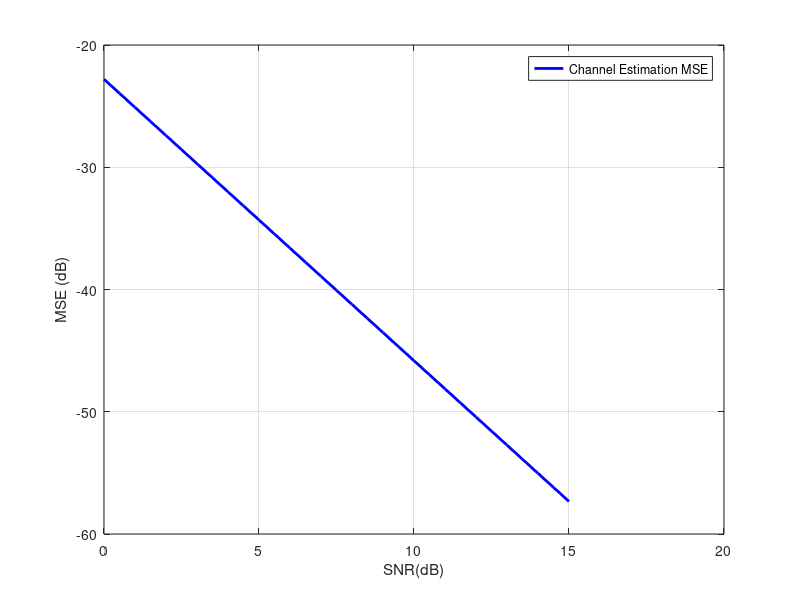
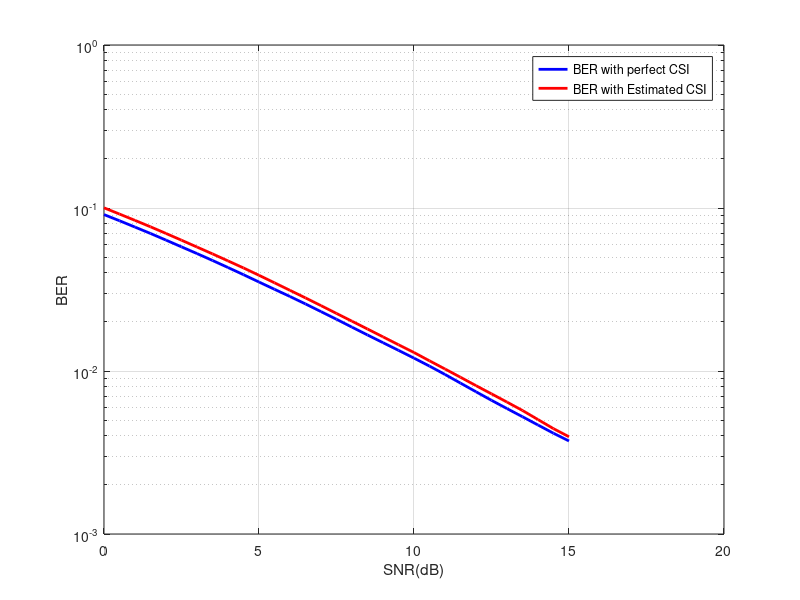

Write the MATLAB code that produced these figures, in order.
    %Refershing Terminal & Workspace
    clc
    clear

    nPilot = 10;
    nData = 1e3;
    blockLength = nPilot+nData;
    nBlocks = 2e3;
    SNRdb = 0:0.5:15;
    SNR = 10.^(SNRdb/10);

    No = 1;
    BER_pCSI = zeros(size(SNRdb));
    BER_imCSI = zeros(size(SNRdb));
    hEstErr = zeros(size(SNRdb));

    for blk = 1:nBlocks
        h = randn + 1j*randn;
        Bits = randi([0 1],1,blockLength);
        Sym = 2*Bits-1;
        pSym = Sym(1:nPilot).';
        pNorm = norm(pSym)^2;
        noise = (sqrt(No / 2)) * (randn(1, blockLength) + 1i * randn(1, blockLength));
        for K = 1: length(SNRdb)
            TxSym = Sym;
            RxSym = h * TxSym + sqrt(1/SNR(K))* noise;
            pObser = RxSym(1:nPilot).';
            hEst = (pSym/pNorm)'*pObser;
            hEstErr(K) = hEstErr(K) + abs(hEst - h)^2;
            EqSym_pCSI = RxSym(nPilot+1:end)/h;
            Decbits_pCSI = real(EqSym_pCSI)>0 ;
            BER_pCSI(K) = BER_pCSI(K) + sum(Bits(nPilot + 1:end) ~= Decbits_pCSI);
            EqSym_imCSI = RxSym(nPilot+1:end)/hEst;
            Decbits_imCSI = real(EqSym_imCSI)>0;
            BER_imCSI(K) = BER_imCSI(K) + sum(Bits(nPilot + 1:end) ~= Decbits_imCSI);
        end
    end
    hEstMSE = hEstErr/nBlocks;
    BER_pCSI = BER_pCSI/nData/nBlocks;
    BER_imCSI = BER_imCSI/nData/nBlocks;

    figure;
    plot(SNRdb,10*log(hEstMSE),'b','LineWidth',2.0)
    grid on
    legend('Channel Estimation MSE')
    xlabel('SNR(dB)')
    ylabel('MSE (dB)')

    figure;
    semilogy(SNRdb,BER_pCSI,'b','LineWidth',2.0)
    hold on
    semilogy(SNRdb,BER_imCSI,'r','LineWidth',2.0)
    grid on
    legend('BER with perfect CSI','BER with Estimated CSI')
    xlabel('SNR(dB)')
    ylabel('BER')

